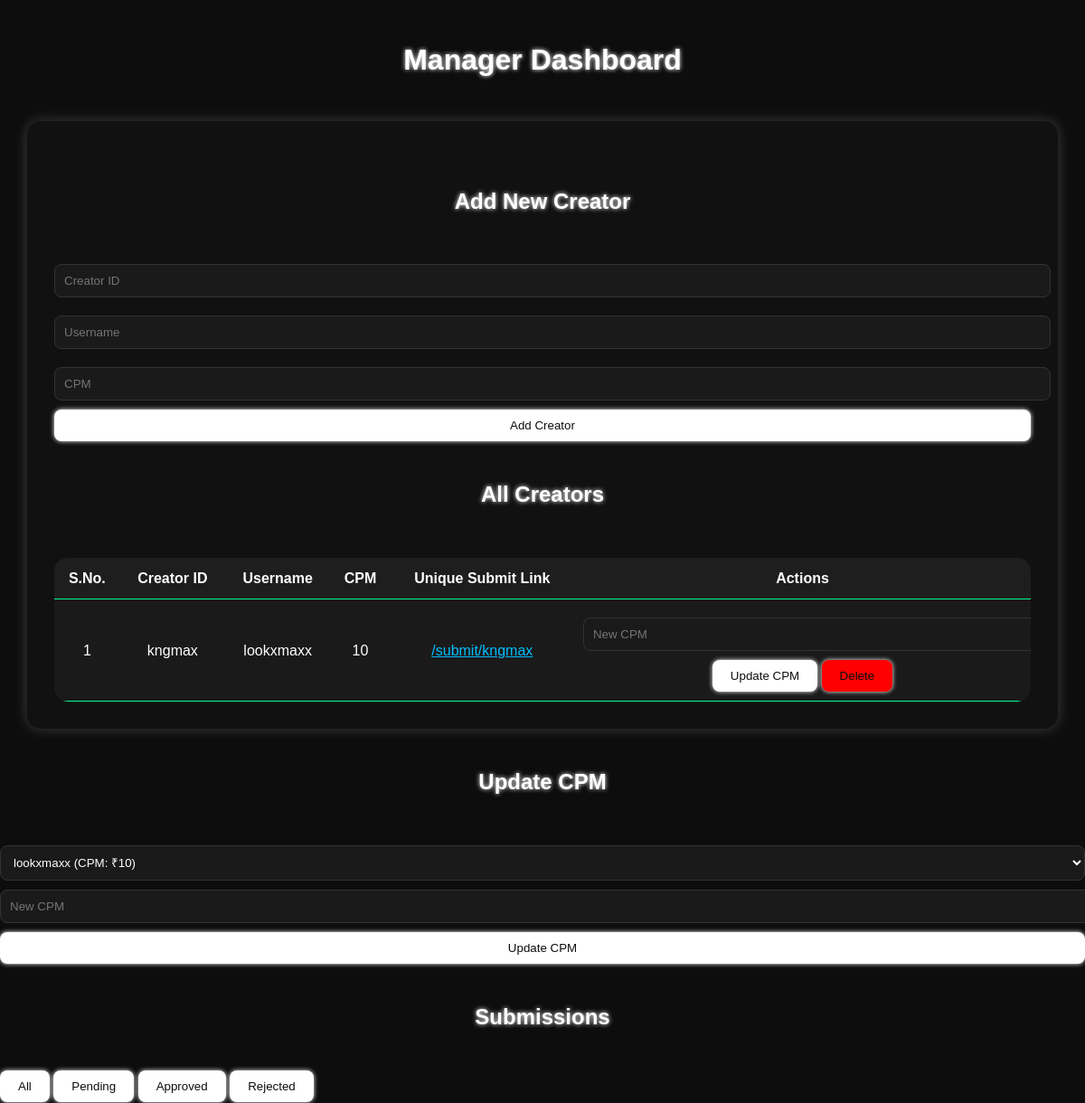
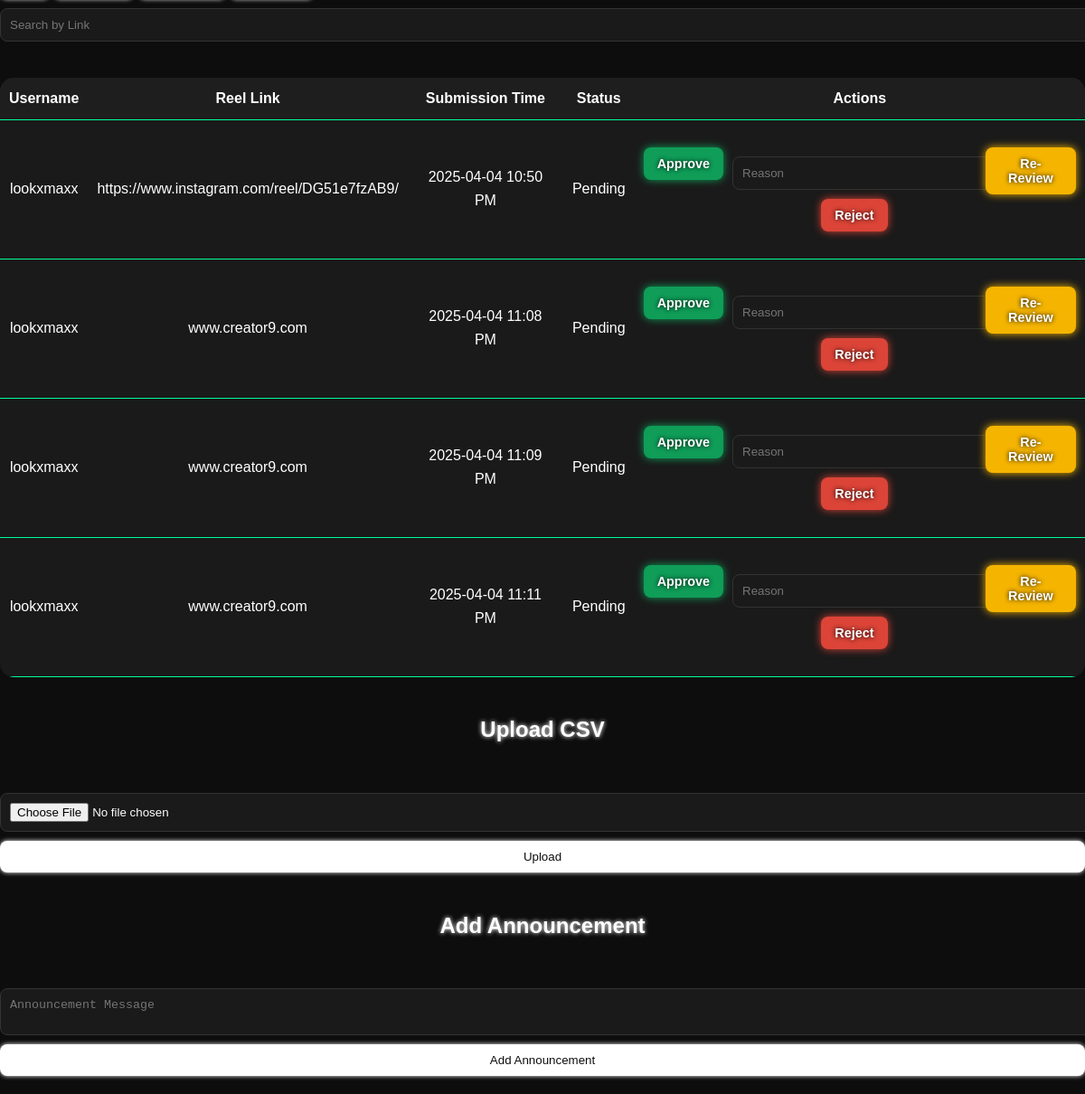
Screenshot of /manager (signed in) with the database file from the repository (2 pictures, top to bottom).
### tables this page shows
CREATE TABLE creators (
            id TEXT PRIMARY KEY,
            username TEXT NOT NULL,
            cpm INTEGER NOT NULL,
            email TEXT,
            dashboard_link TEXT
        );

CREATE TABLE submissions (
            id INTEGER PRIMARY KEY AUTOINCREMENT,
            reel_link TEXT NOT NULL,
            submission_time TEXT NOT NULL,
            status TEXT DEFAULT 'Pending',
            rejection_reason TEXT DEFAULT '',
            creator_id TEXT NOT NULL
        , views INTEGER DEFAULT 0, earnings REAL DEFAULT 0.0);

### app.py (the view)
@app.route('/manager', methods=['GET', 'POST'])
def manager():
    if not session.get('logged_in'):
        return redirect(url_for('login'))
    conn = sqlite3.connect('submissions.db')
    cursor = conn.cursor()
    cursor.execute("SELECT id, username, cpm FROM creators")
    creators = cursor.fetchall()
    cursor.execute('''SELECT submissions.id, submissions.reel_link, submissions.submission_time,
                      submissions.status, submissions.rejection_reason, submissions.views, submissions.earnings,
                      creators.username, submissions.creator_id
                      FROM submissions
                      JOIN creators ON submissions.creator_id = creators.id''')
    submissions = cursor.fetchall()
    conn.close()
    return render_template('manager.html', creators=creators, submissions=submissions)

### templates/manager.html (shortened to what this page needs)
<!DOCTYPE html>
<html lang="en">
<head>
    <link rel="stylesheet" href="{{ url_for('static', filename='style.css') }}">
</head>
<body>
    <h1>Manager Dashboard</h1>
    <div class="container">
        <h2>Add New Creator</h2>
        <form action="/add_creator" method="POST">
            <input type="text" name="creator_id" placeholder="Creator ID" required>
            <input type="text" name="username" placeholder="Username" required>
            <input type="number" name="cpm" placeholder="CPM" required>
            <button type="submit">Add Creator</button>
        </form>
        <h2>All Creators</h2>
        <table>
            <thead>
                <tr>
                    <th>S.No.</th>
                    <th>Creator ID</th>
                    <th>Username</th>
                    <th>CPM</th>
                    <th>Unique Submit Link</th>
                    <th>Actions</th>
                </tr>
            </thead>
            <tbody>
                {% for creator in creators %}
                <tr>
                    <td>{{ loop.index }}</td>
                    <td>{{ creator[0] }}</td>
                    <td>{{ creator[1] }}</td>
                    <td>{{ creator[2] }}</td>
                    <td><a href="/submit/{{ creator[0] }}" target="_blank" style="color: #00bfff;">/submit/{{ creator[0] }}</a></td>
                    <td>
                        <form action="/update_cpm" method="POST" style="display:inline;">
                            <input type="number" name="new_cpm" placeholder="New CPM" required>
                            <button type="submit">Update CPM</button>
                        </form>
                        <form action="/delete_creator" method="POST" style="display:inline;">
                            <button type="submit" style="background-color: red;">Delete</button>
                        </form>
                    </td>
                </tr>
                {% endfor %}
            </tbody>
        </table>
    </div>
</body>
</html>
        <h2>Update CPM</h2>
        <form action="/update_cpm" method="POST">
            <select name="creator_id" required>
                {% for creator in creators %}
                    <option value="{{ creator[0] }}">{{ creator[1] }} (CPM: ₹{{ creator[2] }})</option>
                {% endfor %}
            </select>
            <input type="number" name="new_cpm" placeholder="New CPM" required>
            <button type="submit">Update CPM</button>
        </form>
        <h2>Submissions</h2>
        <button onclick="filterTable('all')">All</button>
        <button onclick="filterTable('pending')">Pending</button>
        <button onclick="filterTable('approved')">Approved</button>
        <button onclick="filterTable('rejected')">Rejected</button>
        <input type="text" id="searchInput" onkeyup="searchTable()" placeholder="Search by Link">
    <table>
    <thead>
        <tr>
            <th>Username</th>
            <th>Reel Link</th>
            <th>Submission Time</th>
            <th>Status</th>
            <th>Actions</th>
        </tr>
    </thead>
    <tbody>
        {% for submission in submissions %}
        <tr class="submission-row" data-status="{{ submission[3] | lower }}">
            <td>{{ submission[7] }}</td>
            <td>{{ submission[1] }}</td>
            <td>{{ submission[2] }}</td>
            <td>{{ submission[3] }}</td>
            <td>
                <div class="action-buttons">
                    <form action="/update_submission" method="POST" style="display:inline;">
                        <button name="action" value="approve" class="action-button approve-button">Approve</button>
                    </form>
                    <form action="/update_submission" method="POST" style="display:inline;">
                        <input type="text" name="rejection_reason" placeholder="Reason" required>
                        <button name="action" value="reject" class="action-button reject-button">Reject</button>
                    </form>
                    <form action="/update_submission" method="POST" style="display:inline;">
                        <button name="action" value="re-review" class="action-button rereview-button">Re-Review</button>
                    </form>
                </div>
            </td>
        </tr>
        {% endfor %}
    </tbody>
</table>
        <h2>Upload CSV</h2>
        <form action="/upload_csv" method="POST" enctype="multipart/form-data">
            <input type="file" name="file" accept=".csv" required>
            <button type="submit">Upload</button>
        </form>
        <h2>Add Announcement</h2>
        <form action="/add_announcement" method="POST">
            <textarea name="message" placeholder="Announcement Message" required></textarea>
            <button type="submit">Add Announcement</button>
        </form>
</body>
</html>

### static/style.css (style rules this page uses)
body { background-color: #0A0A0A; color: #F0F0F0; font-family: 'Poppins', sans-serif; margin: 0; padding: 0; overflow-x: hidden; }
button { background-color: #1E1E1E; border: 1px solid #00FF99; padding: 10px 20px; border-radius: 5px; cursor: pointer; transition: 0.3s; color: white; }
table { width: 100%; border-collapse: collapse; background-color: #121212; border-radius: 10px; overflow: hidden; margin-top: 20px; }
table th, table td { padding: 10px; border-bottom: 1px solid #00FF99; color: white; }
table th { background-color: #1E1E1E; }
.action-buttons { display: flex; gap: 10px; justify-content: center; }
.action-button { padding: 10px 15px; border-radius: 8px; border: none; cursor: pointer; font-size: 0.9rem; font-weight: bold; transition: all 0.3s; text-shadow: 0 0 5px #000; }
.approve-button { background-color: #0f9d58; color: white; box-shadow: 0 0 10px #0f9d58; }
.reject-button { background-color: #db4437; color: white; box-shadow: 0 0 10px #db4437; }
.rereview-button { background-color: #f4b400; color: white; box-shadow: 0 0 10px #f4b400; }
form { display: flex; flex-direction: column; margin: 20px 0; }
input, textarea { background-color: #1E1E1E; border: 1px solid #00FF99; padding: 10px; border-radius: 5px; color: white; margin-bottom: 10px; }
body::before { content: ""; background: url('/static/lxm_logo.png') no-repeat center center fixed; background-size: 20%; opacity: 0.05; position: absolute; top: 0; left: 0; width: 100%; height: 100%; z-index: -1; }

### templates/manager.html (style rules this page uses)
body { background-color: #0d0d0d; color: #f0f0f0; font-family: 'Poppins', sans-serif; margin: 0; padding: 0; line-height: 1.6; }
h1, h2 { text-align: center; padding: 20px; color: #ffffff; text-shadow: 0 0 5px #ffffff; }
.container { width: 90%; max-width: 1400px; margin: auto; padding: 30px; background: #111111; border-radius: 15px; box-shadow: 0 0 15px rgba(255, 255, 255, 0.2); animation: fadeIn 1.2s ease-in-out; }
table { width: 100%; margin-top: 30px; border-collapse: collapse; background-color: #1a1a1a; border-radius: 15px; overflow: hidden; }
th, td { padding: 15px; text-align: center; border-bottom: 1px solid #333; }
th { background-color: #0d0d0d; color: #ffffff; }
button { background-color: #ffffff; color: #0d0d0d; padding: 10px 20px; border: none; border-radius: 8px; cursor: pointer; transition: all 0.3s; box-shadow: 0 0 5px #ffffff; }
input, select, textarea { background-color: #1a1a1a; color: #ffffff; border: 1px solid #333; padding: 10px; border-radius: 8px; width: 100%; margin-top: 10px; transition: all 0.3s; }

### rows the page displays
creators: id "kngmax", username "lookxmaxx", cpm "10"
submissions: username "lookxmaxx", reel_link "https://www.instagram.com/reel/DG51e7fzAB9/", submission_time "2025-04-04 10:50 PM", status "Pending"
submissions: username "lookxmaxx", reel_link "www.creator9.com", submission_time "2025-04-04 11:08 PM", status "Pending"
submissions: username "lookxmaxx", reel_link "www.creator9.com", submission_time "2025-04-04 11:09 PM", status "Pending"
submissions: username "lookxmaxx", reel_link "www.creator9.com", submission_time "2025-04-04 11:11 PM", status "Pending"

### other values shown
form field creator_id "lookxmaxx (CPM: ₹10)"
